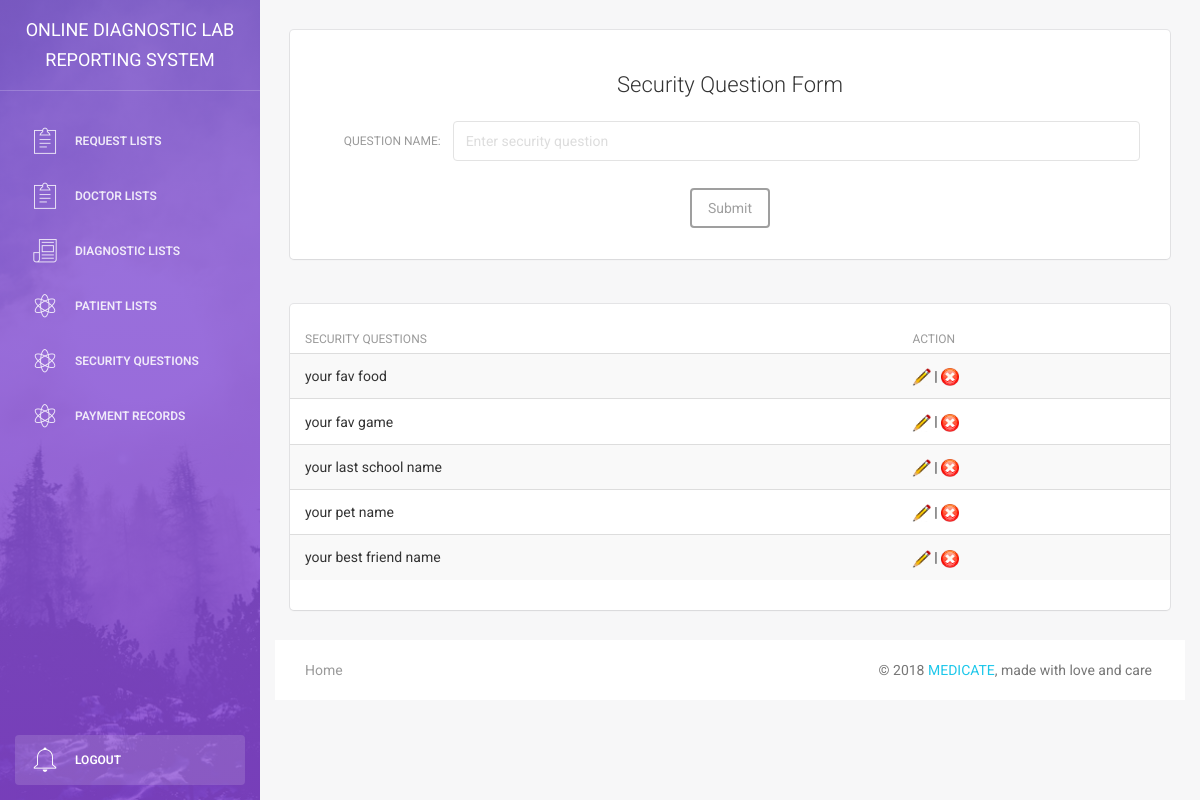
The app's page /_admin/security_questions.php (signed in) with its own data.
### tables this page shows
CREATE TABLE IF NOT EXISTS `security_question` (
  `id` int(255) NOT NULL AUTO_INCREMENT,
  `sec_ques_name` varchar(255) NOT NULL,
  PRIMARY KEY (`id`)
);

### _admin/security_questions.php (the view, shortened to what this page needs)
<?php
	include("includes/header.php");
?>
<div class="main-panel">
<div class="content">
<div class="container-fluid">
<div class="row">
<div class="col-md-12">
<div class="card quiz_card">
	<h4 style="text-align:center;">Security Question Form</h4>
   <form class="form-horizontal" action="lib/security.php" enctype="multipart/form-data" method="post">
     <div class="form-group">
      <label class="control-label col-sm-2 quiz_title" for="sec_ques_name"> question Name:</label>
      <div class="col-sm-10">
        <input type="text" class="form-control" id="sec_ques_name" placeholder="Enter security question" name="sec_ques_name" value="<?php if(isset($data['sec_ques_name'])){echo $data['sec_ques_name']; }?>">
 </div>
    </div>
    <div class="form-group">
      <div class="col-sm-12" style="text-align:center;">
        <button type="submit" class="btn btn-default" >Submit</button>
      </div>
    </div>
      </form>
</div>
</div>
<div class="col-md-12">
<div class="card">
   <form name="security_question_view" action="lib/security.php">
		<div class="content table-responsive table-full-width">
		<table class="table table-hover table-striped">
			<thead>
				<th>Security questions</th>
				<th>action</th>
			</thead>
			<tbody>
			<?php
			    global $conn;
				$sql = "select * from security_question";
				$rs = mysqli_query($conn, $sql);
				while($data = mysqli_fetch_assoc($rs)){
			?>
			<tr>
				<td><?php echo $data['sec_ques_name'];?></td>
				<td><a href="security_questions.php?id=<?php echo $data['id'];?>"><img src="images/edit.png" height="18"></a> | <a href="javascript:delete_secques_records(<?php echo $data['id'];?>);"> <img src="images/del.png" height="18"> </a> </td>
			</tr>
			<?php
				}
			?>
			</tbody>
		</table>
	</div>
      </form>
</div>
</div>
</div>
</div>
<?php
	include("includes/footer.php");
?>

### _admin/assets/css/style.css (style rules this page uses)
.quiz_card { padding: 10px 30px; }
.quiz_title { line-height: 40px; }

### records on screen
security_question: sec_ques_name "your fav food"
security_question: sec_ques_name "your fav game"
security_question: sec_ques_name "your last school name"
security_question: sec_ques_name "your pet name"
security_question: sec_ques_name "your best friend name"
